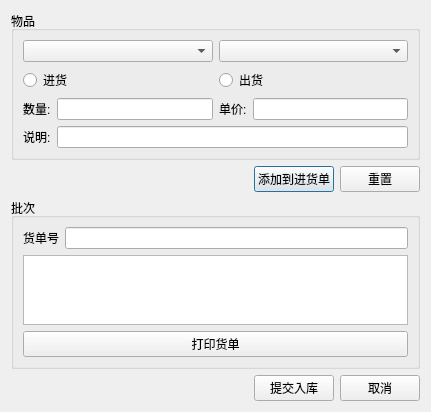
<?xml version="1.0" encoding="UTF-8"?>
<ui version="4.0">
 <class>Dialog</class>
 <widget class="QDialog" name="Dialog">
  <property name="geometry">
   <rect>
    <x>0</x>
    <y>0</y>
    <width>431</width>
    <height>403</height>
   </rect>
  </property>
  <property name="windowTitle">
   <string>Dialog</string>
  </property>
  <layout class="QVBoxLayout" name="verticalLayout_2">
   <item>
    <widget class="QGroupBox" name="groupBox">
     <property name="title">
      <string>物品</string>
     </property>
     <layout class="QVBoxLayout" name="verticalLayout">
      <item>
       <layout class="QHBoxLayout" name="horizontalLayout_8">
        <item>
         <widget class="QComboBox" name="comboBox_type"/>
        </item>
        <item>
         <widget class="QComboBox" name="comboBox_2"/>
        </item>
       </layout>
      </item>
      <item>
       <layout class="QHBoxLayout" name="horizontalLayout_3">
        <item>
         <widget class="QRadioButton" name="radioButton">
          <property name="text">
           <string>进货</string>
          </property>
         </widget>
        </item>
        <item>
         <widget class="QRadioButton" name="radioButton_2">
          <property name="text">
           <string>出货</string>
          </property>
         </widget>
        </item>
       </layout>
      </item>
      <item>
       <layout class="QHBoxLayout" name="horizontalLayout_2">
        <item>
         <widget class="QLabel" name="label">
          <property name="text">
           <string>数量:</string>
          </property>
         </widget>
        </item>
        <item>
         <widget class="QLineEdit" name="lineEdit"/>
        </item>
        <item>
         <widget class="QLabel" name="label_2">
          <property name="text">
           <string>单价:</string>
          </property>
         </widget>
        </item>
        <item>
         <widget class="QLineEdit" name="lineEdit_2"/>
        </item>
       </layout>
      </item>
      <item>
       <layout class="QHBoxLayout" name="horizontalLayout"/>
      </item>
      <item>
       <layout class="QHBoxLayout" name="horizontalLayout_4">
        <item>
         <widget class="QLabel" name="label_3">
          <property name="text">
           <string>说明:</string>
          </property>
         </widget>
        </item>
        <item>
         <widget class="QLineEdit" name="lineEdit_3"/>
        </item>
       </layout>
      </item>
     </layout>
    </widget>
   </item>
   <item>
    <layout class="QHBoxLayout" name="horizontalLayout_6">
     <item>
      <spacer name="horizontalSpacer">
       <property name="orientation">
        <enum>Qt::Horizontal</enum>
       </property>
       <property name="sizeHint" stdset="0">
        <size>
         <width>40</width>
         <height>20</height>
        </size>
       </property>
      </spacer>
     </item>
     <item>
      <widget class="QPushButton" name="pushButton_addtolist">
       <property name="text">
        <string>添加到进货单</string>
       </property>
      </widget>
     </item>
     <item>
      <widget class="QPushButton" name="pushButton_reset">
       <property name="text">
        <string>重置</string>
       </property>
      </widget>
     </item>
    </layout>
   </item>
   <item>
    <widget class="QGroupBox" name="groupBox_2">
     <property name="title">
      <string>批次</string>
     </property>
     <layout class="QVBoxLayout" name="verticalLayout_3">
      <item>
       <layout class="QHBoxLayout" name="horizontalLayout_7">
        <item>
         <widget class="QLabel" name="label_4">
          <property name="text">
           <string>货单号</string>
          </property>
         </widget>
        </item>
        <item>
         <widget class="QLineEdit" name="lineEdit_4"/>
        </item>
       </layout>
      </item>
      <item>
       <widget class="QTableView" name="tableView">
        <property name="maximumSize">
         <size>
          <width>16777215</width>
          <height>140</height>
         </size>
        </property>
       </widget>
      </item>
      <item>
       <widget class="QPushButton" name="pushButton_5">
        <property name="text">
         <string>打印货单</string>
        </property>
       </widget>
      </item>
     </layout>
    </widget>
   </item>
   <item>
    <layout class="QHBoxLayout" name="horizontalLayout_5">
     <item>
      <spacer name="horizontalSpacer_2">
       <property name="orientation">
        <enum>Qt::Horizontal</enum>
       </property>
       <property name="sizeHint" stdset="0">
        <size>
         <width>40</width>
         <height>20</height>
        </size>
       </property>
      </spacer>
     </item>
     <item>
      <widget class="QPushButton" name="pushButton_Submit">
       <property name="text">
        <string>提交入库</string>
       </property>
      </widget>
     </item>
     <item>
      <widget class="QPushButton" name="pushButton_Cancel">
       <property name="text">
        <string>取消</string>
       </property>
      </widget>
     </item>
    </layout>
   </item>
  </layout>
 </widget>
 <resources/>
 <connections/>
</ui>
